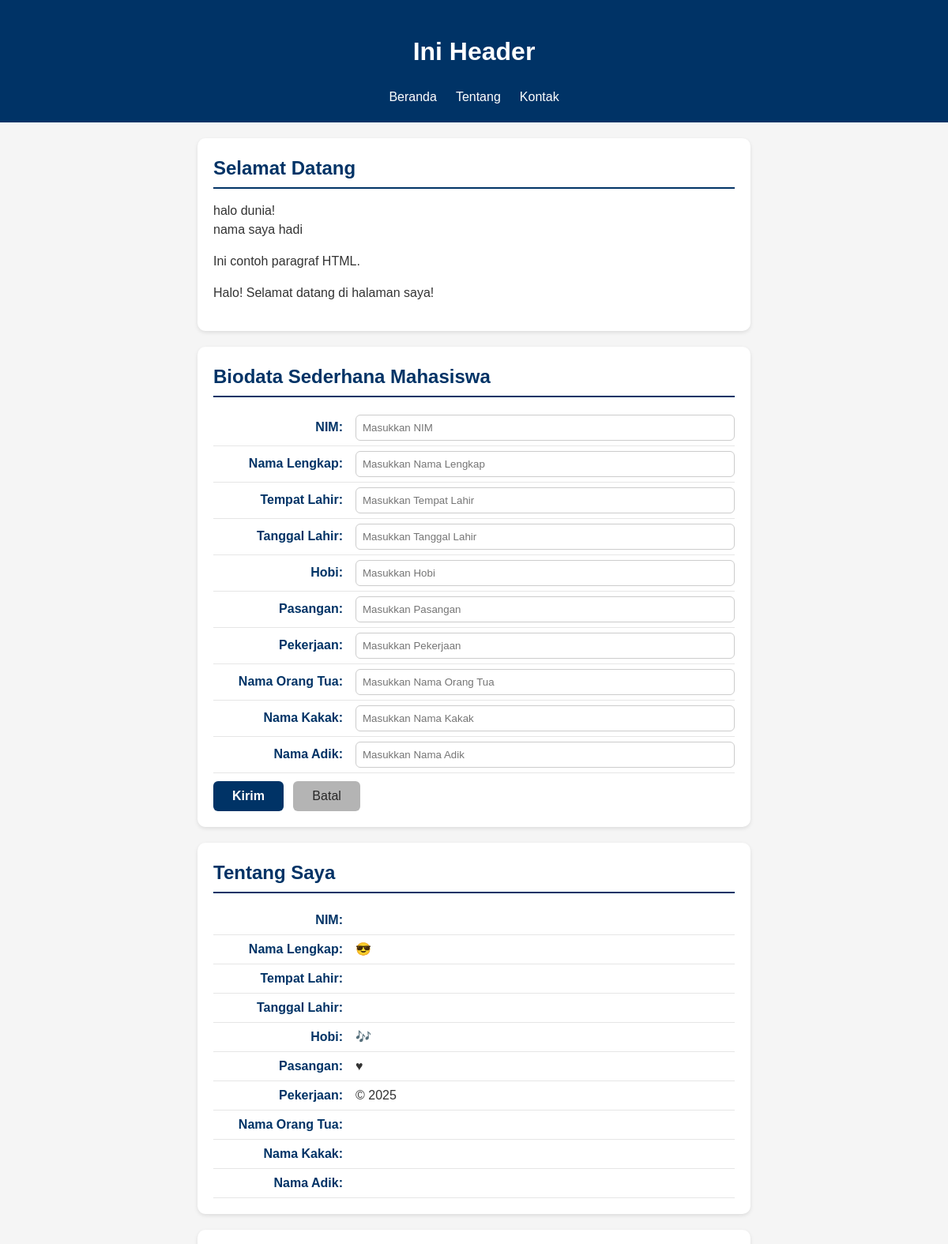
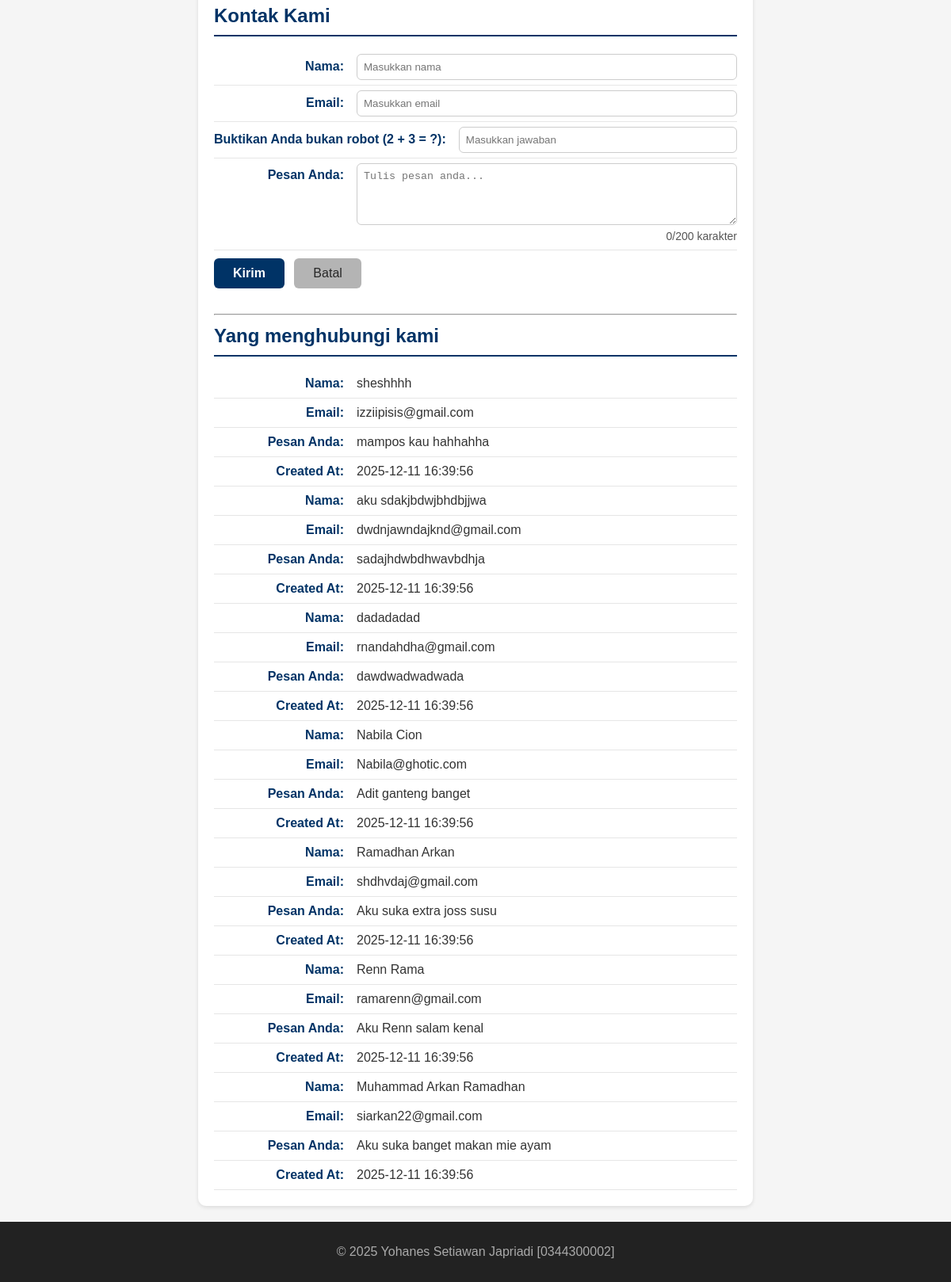
The page / on the database its author committed (2 pictures, top to bottom).
### tables this page shows
CREATE TABLE `tbl_tamu` (
  `cid` int(11) NOT NULL,
  `cnama` varchar(100) DEFAULT NULL,
  `cemail` varchar(100) DEFAULT NULL,
  `cpesan` text,
  `dcreated` datetime NOT NULL DEFAULT CURRENT_TIMESTAMP
);

### fungsi.php (the view, shortened to what this page needs)
<?php
function bersihkan($str)
{
  return htmlspecialchars(trim($str));
}
function tampilkanBiodata($conf, $arr)
{
  $html = "";
  foreach ($conf as $k => $v) {
    $label = $v["label"];
    $nilai = bersihkan($arr[$k] ?? '');
    $suffix = $v["suffix"];
    $html .= "<p><strong>{$label}</strong> {$nilai}{$suffix}</p>";
  }
  return $html;
}

### index.php (shortened to what this page needs)
<?php
require_once __DIR__ . '/koneksi.php';
require_once __DIR__ . '/fungsi.php';
?>
<!DOCTYPE html>
<html lang="en">
<head>
  <link rel="stylesheet" href="style.css">
</head>
<body>
  <header>
    <h1>Ini Header</h1>
    <nav>
      <ul>
        <li><a href="#home">Beranda</a></li>
        <li><a href="#about">Tentang</a></li>
        <li><a href="#contact">Kontak</a></li>
      </ul>
    </nav>
  </header>
  <main>
    <section id="home">
      <h2>Selamat Datang</h2>
      <?php
      echo "halo dunia!<br>";
      echo "nama saya hadi";
      ?>
      <p>Ini contoh paragraf HTML.</p>
    </section>
    <section id="biodata">
      <h2>Biodata Sederhana Mahasiswa</h2>
      <form action="proses.php" method="POST">
        <label for="txtNim"><span>NIM:</span>
          <input type="text" id="txtNim" name="txtNim" placeholder="Masukkan NIM" required>
        </label>
        <label for="txtNmLengkap"><span>Nama Lengkap:</span>
          <input type="text" id="txtNmLengkap" name="txtNmLengkap" placeholder="Masukkan Nama Lengkap" required>
        </label>
        <label for="txtT4Lhr"><span>Tempat Lahir:</span>
          <input type="text" id="txtT4Lhr" name="txtT4Lhr" placeholder="Masukkan Tempat Lahir" required>
        </label>
        <label for="txtTglLhr"><span>Tanggal Lahir:</span>
          <input type="text" id="txtTglLhr" name="txtTglLhr" placeholder="Masukkan Tanggal Lahir" required>
        </label>
        <label for="txtHobi"><span>Hobi:</span>
          <input type="text" id="txtHobi" name="txtHobi" placeholder="Masukkan Hobi" required>
        </label>
        <label for="txtPasangan"><span>Pasangan:</span>
          <input type="text" id="txtPasangan" name="txtPasangan" placeholder="Masukkan Pasangan" required>
        </label>
        <label for="txtKerja"><span>Pekerjaan:</span>
          <input type="text" id="txtKerja" name="txtKerja" placeholder="Masukkan Pekerjaan" required>
        </label>
        <label for="txtNmOrtu"><span>Nama Orang Tua:</span>
          <input type="text" id="txtNmOrtu" name="txtNmOrtu" placeholder="Masukkan Nama Orang Tua" required>
        </label>
        <label for="txtNmKakak"><span>Nama Kakak:</span>
          <input type="text" id="txtNmKakak" name="txtNmKakak" placeholder="Masukkan Nama Kakak" required>
        </label>
        <label for="txtNmAdik"><span>Nama Adik:</span>
          <input type="text" id="txtNmAdik" name="txtNmAdik" placeholder="Masukkan Nama Adik" required>
        </label>
        <button type="submit">Kirim</button>
        <button type="reset">Batal</button>
      </form>
    </section>
    <?php
    $biodata = $_SESSION["biodata"] ?? [];
    $fieldConfig = [
      "nim" => ["label" => "NIM:", "suffix" => ""],
      "nama" => ["label" => "Nama Lengkap:", "suffix" => " &#128526;"],
      "tempat" => ["label" => "Tempat Lahir:", "suffix" => ""],
      "tanggal" => ["label" => "Tanggal Lahir:", "suffix" => ""],
      "hobi" => ["label" => "Hobi:", "suffix" => " &#127926;"],
      "pasangan" => ["label" => "Pasangan:", "suffix" => " &hearts;"],
      "pekerjaan" => ["label" => "Pekerjaan:", "suffix" => " &copy; 2025"],
      "ortu" => ["label" => "Nama Orang Tua:", "suffix" => ""],
      "kakak" => ["label" => "Nama Kakak:", "suffix" => ""],
      "adik" => ["label" => "Nama Adik:", "suffix" => ""],
    ];
    ?>
    <section id="about">
      <h2>Tentang Saya</h2>
      <?= tampilkanBiodata($fieldConfig, $biodata) ?>
    </section>
    <?php
    $flash_sukses = $_SESSION['flash_sukses'] ?? '';
    $old          = $_SESSION['old'] ?? [];
    ?>
    <section id="contact">
      <h2>Kontak Kami</h2>
      <form action="proses.php" method="POST"> <?php if (!empty($flash_sukses)): ?>
        <div style="padding:10px; margin-bottom:10px; background:#d4edda; color:#155724; border-radius:6px;">
            <?= $flash_sukses; ?>
        </div>
        <?php endif; ?>
      <form action="proses.php" method="POST"> <label for="txtNama"><span>Nama:</span>
          <input type="text" id="txtNama" name="txtNama" placeholder="Masukkan nama"
          required autocomplete="name"
          value="<?= isset($old['nama']) ? htmlspecialchars($old['nama']) : '' ?>">
        </label>
        <label for="txtEmail"><span>Email:</span>
          <input type="email" id="txtEmail" name="txtEmail" placeholder="Masukkan email"
          required autocomplete="email"
          value="<?= isset($old['email']) ? htmlspecialchars($old['email']) : '' ?>">
        </label>
        <label for="txtCaptcha"><span>Buktikan Anda bukan robot (2 + 3 = ?):</span>
          <input type="number" id="txtCaptcha" name="txtCaptcha" placeholder="Masukkan jawaban"
          required value="<?= isset($old['captcha']) ? htmlspecialchars($old['captcha']) : '' ?>">
        </label>
        <label for="txtPesan"><span>Pesan Anda:</span>
          <textarea id="txtPesan" name="txtPesan" rows="4" placeholder="Tulis pesan anda..."
          required><?= isset($old['pesan']) ? htmlspecialchars($old['pesan']) : '' ?></textarea>
          <small id="charCount">0/200 karakter</small>
        </label>
        <button type="submit">Kirim</button>
        <button type="reset">Batal</button>
      </form>
      <br>
      <hr>
      <h2>Yang menghubungi kami</h2>
      <?php include 'read_inc.php'; ?>
    </section>
  </main>
  <footer>
    <p>&copy; 2025 Yohanes Setiawan Japriadi [0344300002]</p>
  </footer>
</body>
</html>

### read_inc.php
<?php
require 'koneksi.php';
require_once 'fungsi.php';
$fieldContact = [
    "nama" => ["label" => "Nama:", "suffix" => ""],
    "email" => ["label" => "Email:", "suffix" => ""],
    "pesan" => ["label" => "Pesan Anda:", "suffix" => ""],
    "dcreated" => ["label" => "Created At:", "suffix" => ""],
];
$sql = "SELECT * FROM tbl_tamu ORDER BY cid DESC";
$q = mysqli_query($conn, $sql);
if (!$q) {
    echo "<p>Gagal membaca data tamu: " . htmlspecialchars(mysqli_error($conn)) . ".</p>";
} elseif (mysqli_num_rows($q) === 0) {
    echo "<p>Belum ada data tamu yang tersimpan.</p>";
} else {
    while ($row = mysqli_fetch_assoc($q)) {
        $arrContact = [
            "nama" => $row['cnama'] ?? "",
            "email" => $row['cemail'] ?? "",
            "pesan" => $row['cpesan'] ?? "",
            "dcreated" => $row['dcreated'] ?? "",
        ];
        echo tampilkanBiodata($fieldContact, $arrContact);
    }
}
?>

### style.css (style rules this page uses)
* { box-sizing: border-box; }
body { margin: 0; font-family: Arial, sans-serif; background: #f5f5f5; color: #333; line-height: 1.5; }
header { background: #003366; color: #fff; padding: 20px; text-align: center; }
header ul { display: flex; justify-content: center; list-style: none; padding: 0; margin: 10px 0 0; }
header li a { color: #fff; text-decoration: none; padding: 6px 12px; }
#home, #about, #contact, #biodata { background-color: #ffffff; border-radius: 10px; padding: 20px; max-width: 700px; margin: 20px auto; box-shadow: 0 2px 5px rgba(0, 0, 0, 0.1); }
#home h2, #about h2, #contact h2, #biodata h2 { color: #003366; border-bottom: 2px solid #003366; padding-bottom: 6px; margin-top: 0; margin-bottom: 16px; }
#home p { text-align: justify; }
#about p, #contact p, #contact label, #biodata label { display: flex; justify-content: flex-start; align-items: baseline; margin: 0; padding: 6px 0; border-bottom: 1px solid #e6e6e6; }
#about strong, #contact strong, #contact label>span, #biodata label>span { min-width: 180px; color: #003366; font-weight: 600; text-align: right; padding-right: 16px; flex-shrink: 0; }
#contact input, #contact textarea, #biodata input { flex: 1; border: 1px solid #ccc; border-radius: 6px; padding: 8px; color: #000; font-weight: normal; margin: 0; box-sizing: border-box; }
#contact button, #biodata button { margin-top: 10px; display: inline-block; padding: 10px 24px; font-size: 16px; border-radius: 6px; cursor: pointer; border: none; transition: all 0.3s ease; margin-right: 8px; }
#contact button[type="submit"], #biodata button[type="submit"] { background-color: #003366; color: #fff; font-weight: 600; }
#contact button[type="reset"], #biodata button[type="reset"] { background-color: #b4b4b4; color: #272727; font-weight: 500; }
footer { background: #222; color: #aaa; text-align: center; padding: 10px; }

### rows shown on the page
tbl_tamu: label "Nama:", cnama "sheshhhh", label "Email:", cemail "izziipisis@gmail.com", label "Pesan Anda:", cpesan "mampos kau hahhahha", label "Created At:", dcreated "2025-12-11 16:39:56"
tbl_tamu: label "Nama:", cnama "aku sdakjbdwjbhdbjjwa", label "Email:", cemail "dwdnjawndajknd@gmail.com", label "Pesan Anda:", cpesan "sadajhdwbdhwavbdhja", label "Created At:", dcreated "2025-12-11 16:39:56"
tbl_tamu: label "Nama:", cnama "dadadadad", label "Email:", cemail "rnandahdha@gmail.com", label "Pesan Anda:", cpesan "dawdwadwadwada", label "Created At:", dcreated "2025-12-11 16:39:56"
tbl_tamu: label "Nama:", cnama "Nabila Cion", label "Email:", cemail "Nabila@ghotic.com", label "Pesan Anda:", cpesan "Adit ganteng banget", label "Created At:", dcreated "2025-12-11 16:39:56"
tbl_tamu: label "Nama:", cnama "Ramadhan Arkan", label "Email:", cemail "shdhvdaj@gmail.com", label "Pesan Anda:", cpesan "Aku suka extra joss susu", label "Created At:", dcreated "2025-12-11 16:39:56"
tbl_tamu: label "Nama:", cnama "Renn Rama", label "Email:", cemail "ramarenn@gmail.com", label "Pesan Anda:", cpesan "Aku Renn salam kenal", label "Created At:", dcreated "2025-12-11 16:39:56"
tbl_tamu: label "Nama:", cnama "Muhammad Arkan Ramadhan", label "Email:", cemail "siarkan22@gmail.com", label "Pesan Anda:", cpesan "Aku suka banget makan mie ayam", label "Created At:", dcreated "2025-12-11 16:39:56"

### other values the page prints
$label "NIM:"
$label "Nama Lengkap:"
$suffix "😎"
$label "Tempat Lahir:"
$label "Tanggal Lahir:"
$label "Hobi:"
$suffix "🎶"
$label "Pasangan:"
$suffix "♥"
$label "Pekerjaan:"
$suffix "© 2025"
$label "Nama Orang Tua:"
$label "Nama Kakak:"
$label "Nama Adik:"
